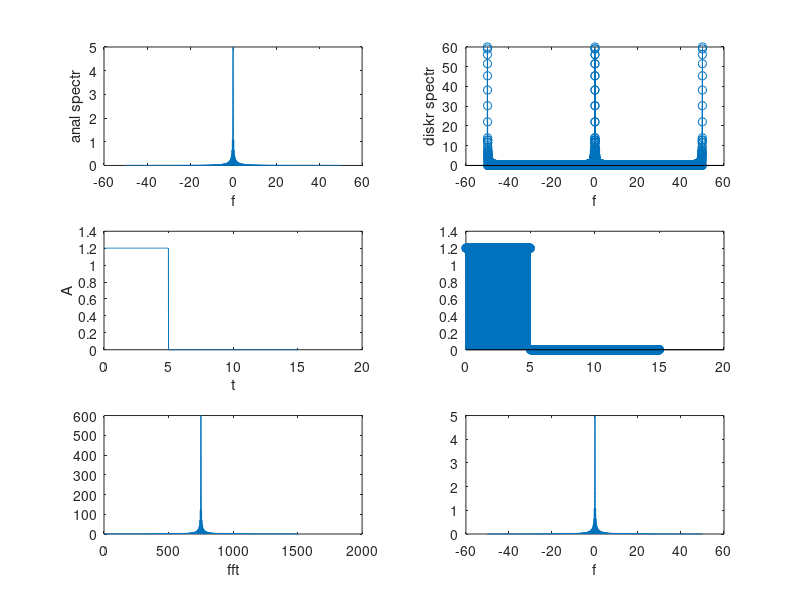

Recreate this plot in MATLAB.
A = 1.2;
tau = 5;
T = 3*tau;
t = 0:0.01:T;
f = -50:0.01:50;
w = 2*pi*f; 
s = A.*(t<tau); % прямоугольный импульс
A1 = abs(s);
% спектр прямоугольного сигнала (определён как функция)
Upuls=inline('tau*sin(w*tau/2)./(w*tau/2).*exp(-32i*w*tau/2)',...
 'w','tau');
% вычисляем спектры сигналов с помощью свойств
S = Upuls(w, tau); 
%вычисление спектра дискретного сигнала
X2 = zeros(1, length(f));
for n=1:length(t)
 X2 = X2 + 0.1*s(n)*exp(-i*w*(n-1)*0.02);
end
S1 = fftshift(fft(s));
%сравниваем амплитудные спектры
subplot(3,2,1), plot(f,abs(S)), xlabel('f'), ylabel('anal spectr')
subplot(3,2,2), stem(f,abs(X2)), xlabel('f'), ylabel('diskr spectr')
subplot(3,2,3), plot(t,s), xlabel('t'),ylabel('A')
subplot(3,2,6), plot (f,abs(S)), xlabel('f')
subplot(3,2,5), plot(abs(S1)), xlabel('fft')
subplot(3,2,4), stem(t,A1)
